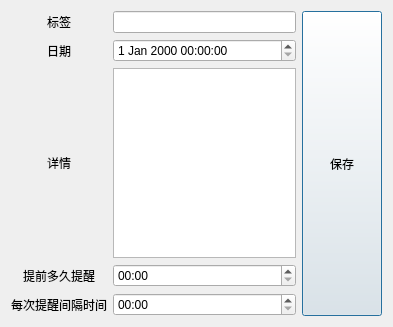
<?xml version="1.0" encoding="UTF-8"?>
<ui version="4.0">
 <class>AddTag</class>
 <widget class="QDialog" name="AddTag">
  <property name="geometry">
   <rect>
    <x>0</x>
    <y>0</y>
    <width>393</width>
    <height>327</height>
   </rect>
  </property>
  <property name="windowTitle">
   <string>新增标签</string>
  </property>
  <property name="windowIcon">
   <iconset theme="QIcon::ThemeIcon::MailMessageNew"/>
  </property>
  <layout class="QGridLayout" name="gridLayout_2">
   <item row="0" column="0">
    <layout class="QHBoxLayout" name="horizontalLayout_2" stretch="0,0">
     <item>
      <layout class="QGridLayout" name="gridLayout">
       <item row="0" column="0">
        <widget class="QLabel" name="label_1">
         <property name="text">
          <string>标签</string>
         </property>
         <property name="alignment">
          <set>Qt::AlignmentFlag::AlignCenter</set>
         </property>
        </widget>
       </item>
       <item row="2" column="0">
        <widget class="QLabel" name="label_3">
         <property name="text">
          <string>详情</string>
         </property>
         <property name="alignment">
          <set>Qt::AlignmentFlag::AlignCenter</set>
         </property>
        </widget>
       </item>
       <item row="1" column="1">
        <widget class="QDateTimeEdit" name="dateTimeEdit"/>
       </item>
       <item row="2" column="1">
        <widget class="QTextEdit" name="annotationTextEdit">
         <property name="sizePolicy">
          <sizepolicy hsizetype="Preferred" vsizetype="Preferred">
           <horstretch>0</horstretch>
           <verstretch>0</verstretch>
          </sizepolicy>
         </property>
        </widget>
       </item>
       <item row="3" column="0">
        <widget class="QLabel" name="reminderLabel">
         <property name="text">
          <string>提前多久提醒</string>
         </property>
         <property name="alignment">
          <set>Qt::AlignmentFlag::AlignCenter</set>
         </property>
        </widget>
       </item>
       <item row="3" column="1">
        <widget class="QTimeEdit" name="reminderTimeEdit">
         <property name="displayFormat">
          <string>HH:mm</string>
         </property>
        </widget>
       </item>
       <item row="4" column="0">
        <widget class="QLabel" name="intervalLabel">
         <property name="text">
          <string>每次提醒间隔时间</string>
         </property>
         <property name="alignment">
          <set>Qt::AlignmentFlag::AlignCenter</set>
         </property>
        </widget>
       </item>
       <item row="4" column="1">
        <widget class="QTimeEdit" name="intervalTimeEdit">
         <property name="displayFormat">
          <string>HH:mm</string>
         </property>
        </widget>
       </item>
       <item row="1" column="0">
        <widget class="QLabel" name="label_2">
         <property name="text">
          <string>日期</string>
         </property>
         <property name="alignment">
          <set>Qt::AlignmentFlag::AlignCenter</set>
         </property>
        </widget>
       </item>
       <item row="0" column="1">
        <widget class="QLineEdit" name="tagsLineEdit"/>
       </item>
      </layout>
     </item>
     <item>
      <widget class="QPushButton" name="saveButton">
       <property name="sizePolicy">
        <sizepolicy hsizetype="Minimum" vsizetype="Preferred">
         <horstretch>0</horstretch>
         <verstretch>0</verstretch>
        </sizepolicy>
       </property>
       <property name="styleSheet">
        <string notr="true"> /*

QPushButton {
    color: #7598db;  
    background-color: #e0e0e0;  
    border: 1px solid #ccc; 
    border-radius: 5px;
    padding: 5px 10px;
}
*/
</string>
       </property>
       <property name="text">
        <string>保存</string>
       </property>
      </widget>
     </item>
    </layout>
   </item>
  </layout>
 </widget>
 <tabstops>
  <tabstop>tagsLineEdit</tabstop>
  <tabstop>dateTimeEdit</tabstop>
  <tabstop>annotationTextEdit</tabstop>
  <tabstop>saveButton</tabstop>
 </tabstops>
 <resources/>
 <connections/>
</ui>
